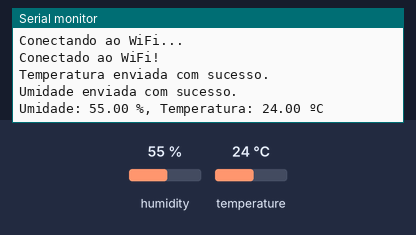
Bench run of a sketch on a simulated ESP32. On the bench: the last lines printed to the serial monitor. Inputs (shaded band) come from the test bench; at power-on: humidity 55 %, temperature 24 °C. WiFi joins after 1.5 s; servers stay silent unless stated.

Above: at 3.2 s.
3.3 s: humidity set to 22 %
At 7.59 s:
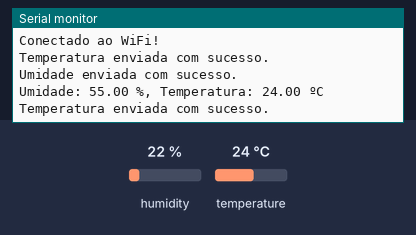
9.2 s: temperature set to 12 °C
At 14.3 s:
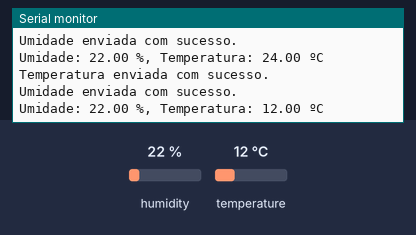
15.1 s: humidity set to 40 %
At 19.7 s:
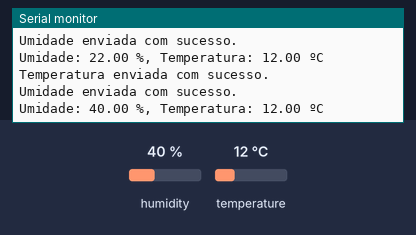
Timing chart, 0 to 21.2 s (numbered marks = the images above; inputs shaded):
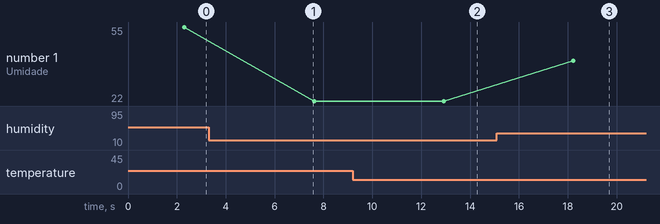

Measured:
- after the input at 9.2 s, the serial monitor: prints a new line after 3.7 s (image 2)
- after the input at 15.1 s, the serial monitor: prints a new line after 3.1 s (image 3)
- plotted number 1: 55 → 22 after the input at 3.3 s, 22 → 40 after the input at 15.1 s

The sketch:

sensores_micro.ino
```cpp
#include <WiFi.h>
#include <Firebase_ESP_Client.h>
#include <DHT.h>

#define DHTPIN 4
#define DHTTYPE DHT22

DHT dht(DHTPIN, DHTTYPE);

// Configurações do Firebase
#define FIREBASE_HOST "https://sensores-micro-29f70-default-rtdb.firebaseio.com/"
#define FIREBASE_AUTH "AIzaSyC8N4eAvDDESX9SzhTqg0uVpMO0zsV5wRI"

// Configurações de Wi-Fi
const char* ssid = "Betolvi";
const char* password = "19231523";

// Objetos Firebase
FirebaseData firebaseData;
FirebaseConfig firebaseConfig;
FirebaseAuth firebaseAuth;  // Adicionando objeto FirebaseAuth

void setup() {
  Serial.begin(115200);
  dht.begin();

  // Conectar ao Wi-Fi
  WiFi.begin(ssid, password);
  while (WiFi.status() != WL_CONNECTED) {
    delay(1000);
    Serial.println("Conectando ao WiFi...");
  }
  Serial.println("Conectado ao WiFi!");

  // Configurar Firebase
  firebaseConfig.api_key = FIREBASE_AUTH;
  firebaseConfig.database_url = FIREBASE_HOST;

  // Configurar autenticação se necessário
  firebaseAuth.user.email = "joicykelly2301@gmail.com";  // Email do usuário
  firebaseAuth.user.password = "abacaxiazul";            // Senha do usuário

  // Inicializar Firebase com configuração e autenticação
  Firebase.begin(&firebaseConfig, &firebaseAuth);  // Passar ambos os parâmetros

  // Opcional: Ativar reconexão automática
  Firebase.reconnectWiFi(true);
}

void loop() {
  // Ler temperatura e umidade do DHT22
  float temp = dht.readTemperature();
  float hum = dht.readHumidity();

  if (isnan(temp) || isnan(hum)) {
    Serial.println("Falha ao ler o sensor DHT!");
    return;
  }

  // Enviar temperatura para o Firebase
  if (Firebase.RTDB.setFloat(&firebaseData, "/sensors/temperature", temp)) {
    Serial.println("Temperatura enviada com sucesso.");
  } else {
    Serial.println("Erro ao enviar temperatura.");
  }

  // Enviar umidade para o Firebase
  if (Firebase.RTDB.setFloat(&firebaseData, "/sensors/humidity", hum)) {
    Serial.println("Umidade enviada com sucesso.");
  } else {
    Serial.println("Erro ao enviar umidade.");
  }

  // Exibir valores
  Serial.print("Umidade: ");
  Serial.print(hum);
  Serial.print(" %, Temperatura: ");
  Serial.print(temp);
  Serial.println(" ºC");

  // Delay de 5 segundos
  delay(5000);
}
```
